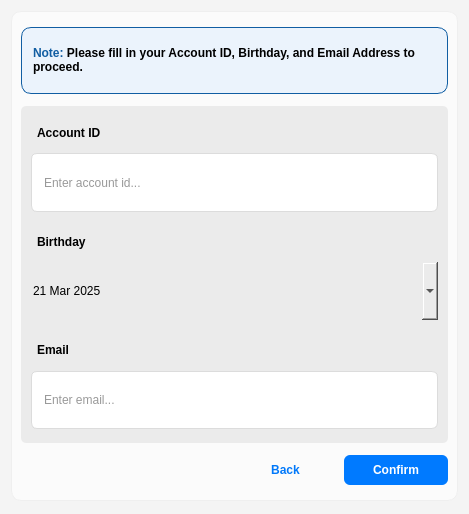
<?xml version="1.0" encoding="UTF-8"?>
<ui version="4.0">
 <class>Dialog</class>
 <widget class="QDialog" name="Dialog">
  <property name="geometry">
   <rect>
    <x>0</x>
    <y>0</y>
    <width>469</width>
    <height>514</height>
   </rect>
  </property>
  <property name="sizePolicy">
   <sizepolicy hsizetype="Preferred" vsizetype="Expanding">
    <horstretch>0</horstretch>
    <verstretch>0</verstretch>
   </sizepolicy>
  </property>
  <property name="windowTitle">
   <string>Dialog</string>
  </property>
  <property name="styleSheet">
   <string notr="true">background-color: rgb(244, 244, 244);</string>
  </property>
  <layout class="QGridLayout" name="gridLayout" rowstretch="0">
   <property name="bottomMargin">
    <number>13</number>
   </property>
   <item row="0" column="0">
    <widget class="QFrame" name="frame">
     <property name="styleSheet">
      <string notr="true">QFrame {
background-color: rgb(251, 251, 251);
border: 1px solid rgb(239, 239, 239);
border-radius: 10px;
}</string>
     </property>
     <property name="frameShape">
      <enum>QFrame::Shape::StyledPanel</enum>
     </property>
     <property name="frameShadow">
      <enum>QFrame::Shadow::Raised</enum>
     </property>
     <layout class="QGridLayout" name="gridLayout_2" rowstretch="0,0" columnstretch="0">
      <property name="spacing">
       <number>6</number>
      </property>
      <item row="1" column="0">
       <widget class="QStackedWidget" name="fp_stackedWidget">
        <property name="styleSheet">
         <string notr="true">background-color: transparent;
border: none;</string>
        </property>
        <property name="currentIndex">
         <number>0</number>
        </property>
        <widget class="QWidget" name="fp_page_1">
         <layout class="QGridLayout" name="gridLayout_3" rowstretch="1,5,0" columnstretch="0,0,1">
          <property name="leftMargin">
           <number>0</number>
          </property>
          <property name="topMargin">
           <number>6</number>
          </property>
          <property name="rightMargin">
           <number>0</number>
          </property>
          <property name="bottomMargin">
           <number>6</number>
          </property>
          <property name="verticalSpacing">
           <number>12</number>
          </property>
          <item row="0" column="0" colspan="3">
           <widget class="QLabel" name="fp_page1_note">
            <property name="font">
             <font>
              <bold>true</bold>
             </font>
            </property>
            <property name="styleSheet">
             <string notr="true">background-color: rgb(235, 243, 252);
border: 1px solid rgb(17, 94, 163);</string>
            </property>
            <property name="text">
             <string>&lt;html&gt;&lt;head/&gt;&lt;body&gt;&lt;p&gt;&lt;span style=&quot; font-weight:700; color:#115da2;&quot;&gt;Note: &lt;/span&gt;Please fill in your Account ID, Birthday, and Email Address to proceed.&lt;/p&gt;&lt;/body&gt;&lt;/html&gt;</string>
            </property>
            <property name="wordWrap">
             <bool>true</bool>
            </property>
            <property name="indent">
             <number>11</number>
            </property>
           </widget>
          </item>
          <item row="2" column="0">
           <spacer name="horizontalSpacer">
            <property name="orientation">
             <enum>Qt::Orientation::Horizontal</enum>
            </property>
            <property name="sizeHint" stdset="0">
             <size>
              <width>206</width>
              <height>28</height>
             </size>
            </property>
           </spacer>
          </item>
          <item row="1" column="0" colspan="3">
           <widget class="QWidget" name="widget_2" native="true">
            <property name="sizePolicy">
             <sizepolicy hsizetype="MinimumExpanding" vsizetype="MinimumExpanding">
              <horstretch>0</horstretch>
              <verstretch>0</verstretch>
             </sizepolicy>
            </property>
            <property name="styleSheet">
             <string notr="true">background-color: rgb(235, 235, 235);
border-radius: 5px;</string>
            </property>
            <layout class="QVBoxLayout" name="verticalLayout" stretch="1,2,1,1,2,1,1,2">
             <property name="spacing">
              <number>6</number>
             </property>
             <property name="leftMargin">
              <number>10</number>
             </property>
             <property name="topMargin">
              <number>12</number>
             </property>
             <property name="rightMargin">
              <number>10</number>
             </property>
             <property name="bottomMargin">
              <number>14</number>
             </property>
             <item>
              <widget class="QLabel" name="label_2">
               <property name="font">
                <font>
                 <bold>true</bold>
                </font>
               </property>
               <property name="styleSheet">
                <string notr="true">border: none;</string>
               </property>
               <property name="text">
                <string>Account ID</string>
               </property>
               <property name="indent">
                <number>6</number>
               </property>
              </widget>
             </item>
             <item>
              <widget class="QLineEdit" name="forgot_pass_id_box">
               <property name="sizePolicy">
                <sizepolicy hsizetype="Expanding" vsizetype="Expanding">
                 <horstretch>0</horstretch>
                 <verstretch>0</verstretch>
                </sizepolicy>
               </property>
               <property name="styleSheet">
                <string notr="true">QLineEdit {
    background-color: #ffffff;
    border: 1px solid #dcdcdc;
    border-radius: 6px;
    padding-left: 10px; /* space for icon */
    padding-right: 10px;
    padding-top: 6px;
    padding-bottom: 6px;
    font: 12px 'Segoe UI', sans-serif;
    color: #333333;
}

QLineEdit:focus {
    border: 1px solid #4a90e2;
    outline: none;
}</string>
               </property>
               <property name="echoMode">
                <enum>QLineEdit::EchoMode::Normal</enum>
               </property>
               <property name="placeholderText">
                <string>Enter account id...</string>
               </property>
               <property name="clearButtonEnabled">
                <bool>true</bool>
               </property>
              </widget>
             </item>
             <item>
              <widget class="Line" name="line_2">
               <property name="orientation">
                <enum>Qt::Orientation::Horizontal</enum>
               </property>
              </widget>
             </item>
             <item>
              <widget class="QLabel" name="label_3">
               <property name="font">
                <font>
                 <bold>true</bold>
                </font>
               </property>
               <property name="styleSheet">
                <string notr="true">border: none;</string>
               </property>
               <property name="text">
                <string>Birthday</string>
               </property>
               <property name="indent">
                <number>6</number>
               </property>
              </widget>
             </item>
             <item>
              <widget class="QDateEdit" name="forgot_pass_birthday_box">
               <property name="sizePolicy">
                <sizepolicy hsizetype="MinimumExpanding" vsizetype="MinimumExpanding">
                 <horstretch>0</horstretch>
                 <verstretch>0</verstretch>
                </sizepolicy>
               </property>
               <property name="toolTip">
                <string>Enter your birthday.</string>
               </property>
               <property name="styleSheet">
                <string notr="true">QDateEdit {
    background-color: white;
    border: 1px solid #ccc;
    border-radius: 4px;
    padding: 5px 10px;
    font-size: 14px;
    color: #333;
}

QDateEdit:focus {
    border: 1px solid #66afe9;
    outline: none;
}

QDateEdit QAbstractItemView {
    background-color: white;
    border: none;
}

QDateEdit::drop-down {
    border: none;
    background-color: white;
    padding: 2px;
}

QDateEdit::down-arrow {
    width: 12px;
    height: 12px;
    image: url(&quot;resources/arrow_down.png&quot;); /* Customize the arrow image if desired */
}

/* Modern Minimalist PySide6 QCalendar Stylesheet */

QCalendarWidget {
    background-color: white;
    border: none;
}

/* Header row with navigation arrows and month/year */
QCalendarWidget QWidget#qt_calendar_navigationbar {
    background-color: #4a90e2;
    padding: 4px;
}

/* Month/Year label in header */
QCalendarWidget QToolButton {
    color: white;
    background-color: transparent;
    font-size: 14px;
    font-weight: bold;
    padding: 5px 10px;
    border-radius: 4px;
}

/* Navigation arrows */
QCalendarWidget QToolButton#qt_calendar_prevmonth,
QCalendarWidget QToolButton#qt_calendar_nextmonth {
    color: white;
    background-color: transparent;
    qproperty-icon: none;
    min-width: 24px;
    max-width: 24px;
    min-height: 24px;
    max-height: 24px;
    border-radius: 12px;
}

/* Arrow hover states */
QCalendarWidget QToolButton#qt_calendar_prevmonth:hover,
QCalendarWidget QToolButton#qt_calendar_nextmonth:hover {
    background-color: rgba(255, 255, 255, 0.2);
}

/* Previous month arrow */
QCalendarWidget QToolButton#qt_calendar_prevmonth {
    qproperty-text: &quot;&lt;&quot;;
    font-weight: bold;
}

/* Next month arrow */
QCalendarWidget QToolButton#qt_calendar_nextmonth {
    qproperty-text: &quot;&gt;&quot;;
    font-weight: bold;
}

/* Day of week header */
QCalendarWidget QAbstractItemView::section {
    color: #666666;
    background-color: #f5f5f5;
    padding: 6px;
    font-size: 12px;
    font-weight: 500;
    border: none;
}

/* Weekend headers */
QCalendarWidget QAbstractItemView::section:first,
QCalendarWidget QAbstractItemView::section:last {
    color: #e74c3c;
}

/* Days grid */
QCalendarWidget QAbstractItemView {
    selection-background-color: #4a90e2;
    selection-color: white;
    alternate-background-color: transparent;
    background-color: white;
    outline: none;
    border: none;
}

/* Calendar cells */
QCalendarWidget QTableView {
    border: none;
    font-size: 13px;
}

/* Actual day cells */
QCalendarWidget QTableView QTableCornerButton::section,
QCalendarWidget QTableView QAbstractItemView::item {
    border: 1px solid #f3f3f3;
    min-height: 32px;
    padding: 2px;
}

/* Today's date */
QCalendarWidget QTableView QAbstractItemView::item:selected {
    background-color: #4a90e2;
    color: white;
    border-radius: 2px;
}

/* Hover effect on days */
QCalendarWidget QTableView QAbstractItemView::item:hover {
    background-color: #f0f0f0;
    border-radius: 2px;
}

/* Days from other months */
QCalendarWidget QTableView QAbstractItemView::item:!enabled {
    color: #cccccc;
    background-color: #fafafa;
}

/* Weekend days */
QCalendarWidget QTableView QAbstractItemView::item[weekend=&quot;true&quot;] {
    color: #e74c3c;
}
</string>
               </property>
               <property name="calendarPopup">
                <bool>true</bool>
               </property>
               <property name="date">
                <date>
                 <year>2025</year>
                 <month>3</month>
                 <day>21</day>
                </date>
               </property>
              </widget>
             </item>
             <item>
              <widget class="Line" name="line_4">
               <property name="orientation">
                <enum>Qt::Orientation::Horizontal</enum>
               </property>
              </widget>
             </item>
             <item>
              <widget class="QLabel" name="label">
               <property name="sizePolicy">
                <sizepolicy hsizetype="MinimumExpanding" vsizetype="MinimumExpanding">
                 <horstretch>0</horstretch>
                 <verstretch>0</verstretch>
                </sizepolicy>
               </property>
               <property name="font">
                <font>
                 <bold>true</bold>
                </font>
               </property>
               <property name="styleSheet">
                <string notr="true">border: none;</string>
               </property>
               <property name="text">
                <string>Email</string>
               </property>
               <property name="indent">
                <number>6</number>
               </property>
              </widget>
             </item>
             <item>
              <widget class="QLineEdit" name="forgot_pass_email_box">
               <property name="sizePolicy">
                <sizepolicy hsizetype="Expanding" vsizetype="Expanding">
                 <horstretch>0</horstretch>
                 <verstretch>0</verstretch>
                </sizepolicy>
               </property>
               <property name="styleSheet">
                <string notr="true">QLineEdit {
    background-color: #ffffff;
    border: 1px solid #dcdcdc;
    border-radius: 6px;
    padding-left: 10px; /* space for icon */
    padding-right: 10px;
    padding-top: 6px;
    padding-bottom: 6px;
    font: 12px 'Segoe UI', sans-serif;
    color: #333333;
}

QLineEdit:focus {
    border: 1px solid #4a90e2;
    outline: none;
}</string>
               </property>
               <property name="echoMode">
                <enum>QLineEdit::EchoMode::Normal</enum>
               </property>
               <property name="placeholderText">
                <string>Enter email...</string>
               </property>
               <property name="clearButtonEnabled">
                <bool>true</bool>
               </property>
              </widget>
             </item>
            </layout>
           </widget>
          </item>
          <item row="2" column="2">
           <widget class="QPushButton" name="confirm_btn">
            <property name="sizePolicy">
             <sizepolicy hsizetype="Expanding" vsizetype="Expanding">
              <horstretch>0</horstretch>
              <verstretch>0</verstretch>
             </sizepolicy>
            </property>
            <property name="styleSheet">
             <string notr="true">    QPushButton {
  		background-color: rgb(0, 122, 255);
		color: rgb(255, 255, 255);
        border: none;
        border-radius: 6px;
        padding: 8px 18px;
        font-weight: 600;
    }
    QPushButton:hover {
	background-color: rgb(249, 249, 249);
	color: rgb(0, 122, 255);
    }
    QPushButton:pressed {
	background-color: rgb(0, 113, 234);
		color: rgb(255, 255, 255);
    }</string>
            </property>
            <property name="text">
             <string>Confirm</string>
            </property>
           </widget>
          </item>
          <item row="2" column="1">
           <widget class="QPushButton" name="fp_back_btn">
            <property name="sizePolicy">
             <sizepolicy hsizetype="MinimumExpanding" vsizetype="MinimumExpanding">
              <horstretch>1</horstretch>
              <verstretch>0</verstretch>
             </sizepolicy>
            </property>
            <property name="cursor">
             <cursorShape>PointingHandCursor</cursorShape>
            </property>
            <property name="styleSheet">
             <string notr="true">    QPushButton {
	color: rgb(0, 120, 250);
        border: none;
        border-radius: 6px;
        padding: 8px 18px;
        font-weight: 600;
    }
    QPushButton:hover {
		background-color: rgb(251, 251, 251);
		color: rgb(0, 120, 250);
		text-decoration: underline;
    }
    QPushButton:pressed {
		background-color: rgb(0, 122, 255);
		color: rgb(255, 255, 255);
    }</string>
            </property>
            <property name="text">
             <string>Back</string>
            </property>
           </widget>
          </item>
         </layout>
        </widget>
        <widget class="QWidget" name="fp_page_2">
         <layout class="QGridLayout" name="gridLayout_4" rowstretch="1,5,0" columnstretch="0,0,1">
          <property name="leftMargin">
           <number>0</number>
          </property>
          <property name="topMargin">
           <number>0</number>
          </property>
          <property name="rightMargin">
           <number>0</number>
          </property>
          <property name="bottomMargin">
           <number>0</number>
          </property>
          <property name="verticalSpacing">
           <number>9</number>
          </property>
          <item row="1" column="0" colspan="3">
           <widget class="QWidget" name="widget_3" native="true">
            <property name="sizePolicy">
             <sizepolicy hsizetype="MinimumExpanding" vsizetype="MinimumExpanding">
              <horstretch>0</horstretch>
              <verstretch>0</verstretch>
             </sizepolicy>
            </property>
            <property name="styleSheet">
             <string notr="true">background-color: rgb(235, 235, 235);
border-radius: 5px;</string>
            </property>
            <layout class="QGridLayout" name="gridLayout_6" rowstretch="3,2,3">
             <item row="0" column="0">
              <widget class="QFrame" name="frame_3">
               <property name="frameShape">
                <enum>QFrame::Shape::StyledPanel</enum>
               </property>
               <property name="frameShadow">
                <enum>QFrame::Shadow::Raised</enum>
               </property>
              </widget>
             </item>
             <item row="1" column="0">
              <layout class="QGridLayout" name="gridLayout_5" columnstretch="1,1,1,1,1,1,1">
               <item row="0" column="5">
                <widget class="QLabel" name="label_22">
                 <property name="font">
                  <font>
                   <pointsize>16</pointsize>
                   <bold>true</bold>
                  </font>
                 </property>
                 <property name="text">
                  <string>-</string>
                 </property>
                 <property name="alignment">
                  <set>Qt::AlignmentFlag::AlignCenter</set>
                 </property>
                </widget>
               </item>
               <item row="0" column="4">
                <widget class="QLineEdit" name="pin_3">
                 <property name="sizePolicy">
                  <sizepolicy hsizetype="Ignored" vsizetype="MinimumExpanding">
                   <horstretch>0</horstretch>
                   <verstretch>0</verstretch>
                  </sizepolicy>
                 </property>
                 <property name="styleSheet">
                  <string notr="true">QLineEdit {
    background-color: #ffffff;
    border: 1px solid #dcdcdc;
    border-radius: 6px;
    padding-left: 10px; /* space for icon */
    padding-right: 10px;
    padding-top: 6px;
    padding-bottom: 6px;
    font: 12px 'Segoe UI', sans-serif;
    color: #333333;
}

QLineEdit:focus {
    border: 1px solid #4a90e2;
    outline: none;
}</string>
                 </property>
                 <property name="alignment">
                  <set>Qt::AlignmentFlag::AlignCenter</set>
                 </property>
                 <property name="placeholderText">
                  <string>X</string>
                 </property>
                </widget>
               </item>
               <item row="0" column="0">
                <widget class="QLineEdit" name="pin_1">
                 <property name="sizePolicy">
                  <sizepolicy hsizetype="Ignored" vsizetype="MinimumExpanding">
                   <horstretch>0</horstretch>
                   <verstretch>0</verstretch>
                  </sizepolicy>
                 </property>
                 <property name="styleSheet">
                  <string notr="true">QLineEdit {
    background-color: #ffffff;
    border: 1px solid #dcdcdc;
    border-radius: 6px;
    padding-left: 10px; /* space for icon */
    padding-right: 10px;
    padding-top: 6px;
    padding-bottom: 6px;
    font: 12px 'Segoe UI', sans-serif;
    color: #333333;
}

QLineEdit:focus {
    border: 1px solid #4a90e2;
    outline: none;
}</string>
                 </property>
                 <property name="alignment">
                  <set>Qt::AlignmentFlag::AlignCenter</set>
                 </property>
                 <property name="placeholderText">
                  <string>X</string>
                 </property>
                </widget>
               </item>
               <item row="0" column="1">
                <widget class="QLabel" name="label_23">
                 <property name="font">
                  <font>
                   <pointsize>16</pointsize>
                   <bold>true</bold>
                  </font>
                 </property>
                 <property name="text">
                  <string>-</string>
                 </property>
                 <property name="alignment">
                  <set>Qt::AlignmentFlag::AlignCenter</set>
                 </property>
                </widget>
               </item>
               <item row="0" column="2">
                <widget class="QLineEdit" name="pin_2">
                 <property name="sizePolicy">
                  <sizepolicy hsizetype="Ignored" vsizetype="MinimumExpanding">
                   <horstretch>0</horstretch>
                   <verstretch>0</verstretch>
                  </sizepolicy>
                 </property>
                 <property name="styleSheet">
                  <string notr="true">QLineEdit {
    background-color: #ffffff;
    border: 1px solid #dcdcdc;
    border-radius: 6px;
    padding-left: 10px; /* space for icon */
    padding-right: 10px;
    padding-top: 6px;
    padding-bottom: 6px;
    font: 12px 'Segoe UI', sans-serif;
    color: #333333;
}

QLineEdit:focus {
    border: 1px solid #4a90e2;
    outline: none;
}</string>
                 </property>
                 <property name="alignment">
                  <set>Qt::AlignmentFlag::AlignCenter</set>
                 </property>
                 <property name="placeholderText">
                  <string>X</string>
                 </property>
                </widget>
               </item>
               <item row="0" column="3">
                <widget class="QLabel" name="label_24">
                 <property name="font">
                  <font>
                   <pointsize>16</pointsize>
                   <bold>true</bold>
                  </font>
                 </property>
                 <property name="text">
                  <string>-</string>
                 </property>
                 <property name="alignment">
                  <set>Qt::AlignmentFlag::AlignCenter</set>
                 </property>
                </widget>
               </item>
               <item row="0" column="6">
                <widget class="QLineEdit" name="pin_4">
                 <property name="sizePolicy">
                  <sizepolicy hsizetype="Ignored" vsizetype="MinimumExpanding">
                   <horstretch>0</horstretch>
                   <verstretch>0</verstretch>
                  </sizepolicy>
                 </property>
                 <property name="styleSheet">
                  <string notr="true">QLineEdit {
    background-color: #ffffff;
    border: 1px solid #dcdcdc;
    border-radius: 6px;
    padding-left: 10px; /* space for icon */
    padding-right: 10px;
    padding-top: 6px;
    padding-bottom: 6px;
    font: 12px 'Segoe UI', sans-serif;
    color: #333333;
}

QLineEdit:focus {
    border: 1px solid #4a90e2;
    outline: none;
}</string>
                 </property>
                 <property name="alignment">
                  <set>Qt::AlignmentFlag::AlignCenter</set>
                 </property>
                 <property name="placeholderText">
                  <string>X</string>
                 </property>
                </widget>
               </item>
              </layout>
             </item>
             <item row="2" column="0">
              <widget class="QFrame" name="frame_2">
               <property name="frameShape">
                <enum>QFrame::Shape::StyledPanel</enum>
               </property>
               <property name="frameShadow">
                <enum>QFrame::Shadow::Raised</enum>
               </property>
              </widget>
             </item>
            </layout>
           </widget>
          </item>
          <item row="0" column="0" colspan="3">
           <widget class="QLabel" name="fp_page2_note">
            <property name="font">
             <font>
              <bold>true</bold>
             </font>
            </property>
            <property name="styleSheet">
             <string notr="true">background-color: rgb(235, 243, 252);
border: 1px solid rgb(17, 94, 163);</string>
            </property>
            <property name="text">
             <string>&lt;html&gt;&lt;head/&gt;&lt;body&gt;&lt;p&gt;&lt;span style=&quot; font-weight:700; color:#115ea3;&quot;&gt;Note:&lt;/span&gt; Please enter the 4-digit verification code sent to your email.&lt;/p&gt;&lt;/body&gt;&lt;/html&gt;</string>
            </property>
            <property name="wordWrap">
             <bool>true</bool>
            </property>
            <property name="indent">
             <number>11</number>
            </property>
           </widget>
          </item>
          <item row="2" column="2">
           <widget class="QPushButton" name="verify_code_btn">
            <property name="sizePolicy">
             <sizepolicy hsizetype="Expanding" vsizetype="Expanding">
              <horstretch>0</horstretch>
              <verstretch>0</verstretch>
             </sizepolicy>
            </property>
            <property name="styleSheet">
             <string notr="true">    QPushButton {
  		background-color: rgb(0, 122, 255);
		color: rgb(255, 255, 255);
        border: none;
        border-radius: 6px;
        padding: 8px 18px;
        font-weight: 600;
    }
    QPushButton:hover {
	background-color: rgb(249, 249, 249);
	color: rgb(0, 122, 255);
    }
    QPushButton:pressed {
	background-color: rgb(0, 113, 234);
		color: rgb(255, 255, 255);
    }</string>
            </property>
            <property name="text">
             <string>Verify Code</string>
            </property>
           </widget>
          </item>
          <item row="2" column="0">
           <spacer name="horizontalSpacer_2">
            <property name="orientation">
             <enum>Qt::Orientation::Horizontal</enum>
            </property>
            <property name="sizeHint" stdset="0">
             <size>
              <width>189</width>
              <height>28</height>
             </size>
            </property>
           </spacer>
          </item>
          <item row="2" column="1">
           <widget class="QPushButton" name="fp_back2_btn">
            <property name="sizePolicy">
             <sizepolicy hsizetype="MinimumExpanding" vsizetype="MinimumExpanding">
              <horstretch>1</horstretch>
              <verstretch>0</verstretch>
             </sizepolicy>
            </property>
            <property name="cursor">
             <cursorShape>PointingHandCursor</cursorShape>
            </property>
            <property name="styleSheet">
             <string notr="true">    QPushButton {
	color: rgb(0, 120, 250);
        border: none;
        border-radius: 6px;
        padding: 8px 18px;
        font-weight: 600;
    }
    QPushButton:hover {
		background-color: rgb(251, 251, 251);
		color: rgb(0, 120, 250);
		text-decoration: underline;
    }
    QPushButton:pressed {
		background-color: rgb(0, 122, 255);
		color: rgb(255, 255, 255);
    }</string>
            </property>
            <property name="text">
             <string>Back</string>
            </property>
           </widget>
          </item>
         </layout>
        </widget>
       </widget>
      </item>
     </layout>
    </widget>
   </item>
  </layout>
 </widget>
 <resources/>
 <connections/>
</ui>
